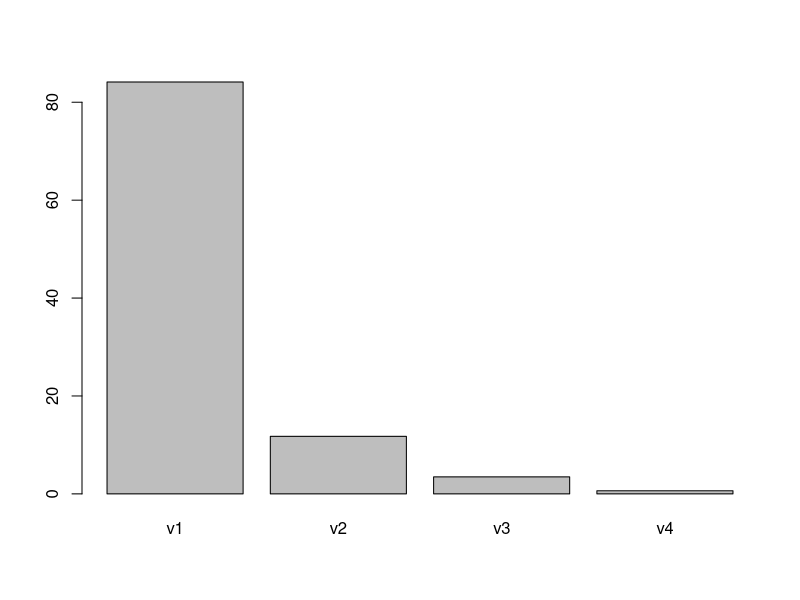
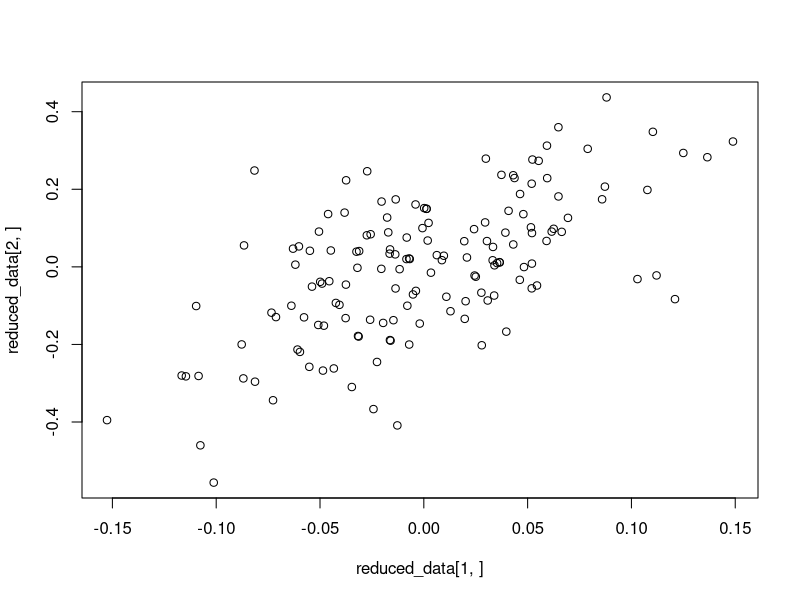
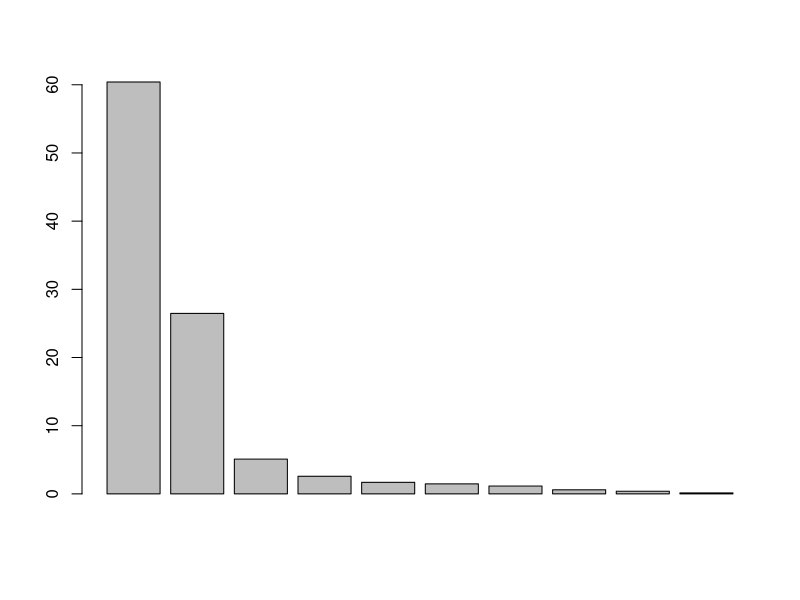
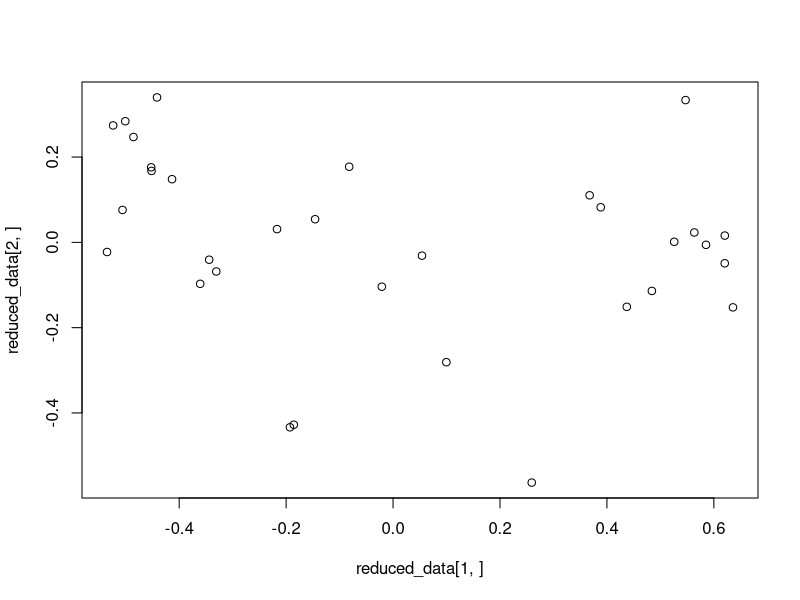
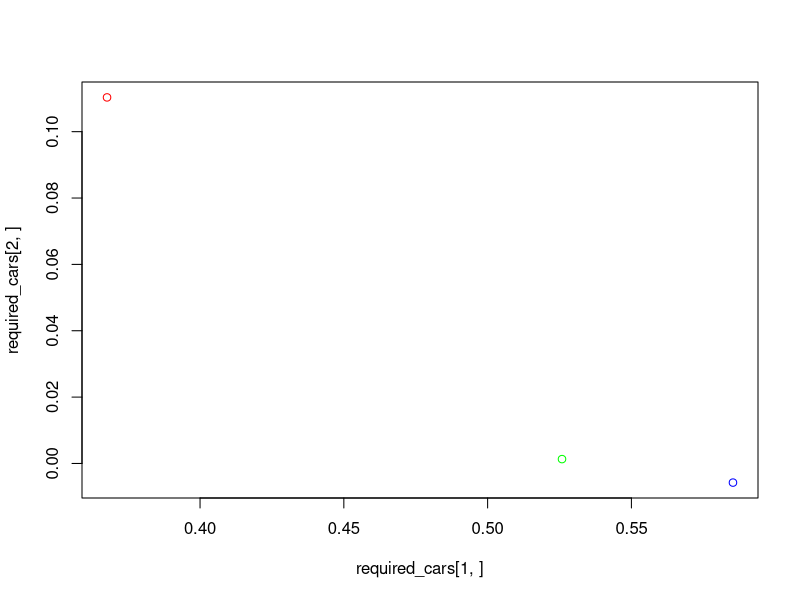

Recreate these plots in R, in order.
# loading dataset
df <- iris

# normalising the data
min_max_norm <- function(x) {
  (x - min(x)) / (max(x) - min(x))
}

df <- as.data.frame(lapply(df[1:4], min_max_norm))
# taking only x values to simulate unsupervised data for unsupervised algo

# creating data matrix
X <- as.matrix(df)

# creating mean matrix
# t means transpose
mu <- colMeans(X)
M <- matrix(data = 0, nrow = nrow(X), ncol = ncol(X))
for (row in 1:dim(X)[1]) {
  M[row, ] <- mu
}
mu
M
# subtracting mean matrix
X_ <- X - M
# covariance matrix
C <- cov(X_)

# eigen vectors and values
e <- eigen(C)

Eigenvectors <- e$vectors
Eigenvalues <- e$values

# finding percent proportions of data
percent_proportion <- 100 * Eigenvalues / sum(Eigenvalues)
barplot(percent_proportion, names.arg = c("v1", "v2", "v3", "v4"))

# reducing dimensions
reduced_data <- Eigenvectors[1:2, ] %*% t(X_)
plot(x = reduced_data[1, ], y = reduced_data[2, ])
reduced_data
Eigenvectors







# exploring mtcars
# loading dataset
df <- mtcars
# mazda 1
# corolla 20
# fiat 18

df <- as.data.frame(lapply(df[2:11], min_max_norm))
# taking only x values to simulate unsupervised data for unsupervised algo

# creating data matrix
X <- as.matrix(data.frame(df))

# creating mean matrix
# t means transpose
mu <- matrix(c(rowSums(t(X)) / dim(X)[1]))
mu <- t(mu)
M <- matrix(data = 0, nrow = dim(X)[1], ncol = dim(X)[2])
for (row in 1:dim(X)[1]) {
  for (col in 1:dim(X)[2]) {
    M[row, col] <- mu[col]
  }
}

# subtracting mean matrix
X_ <- X - M
# covariance matrix
C <- t(X_) %*% X_

# eigen vectors and values
e <- eigen(C)

Eigenvectors <- e$vectors
Eigenvalues <- e$values

# finding percent proportions of data
percent_proportion <- 100 * Eigenvalues / sum(Eigenvalues)
barplot(percent_proportion)

# reducing dimensions
reduced_data <- Eigenvectors[1:2, ] %*% t(X_)
plot(x = reduced_data[1, ], y = reduced_data[2, ])

# finding out for the given cars
required_cars <- reduced_data[, c(1, 18, 20)]
plot(x = required_cars[1, ], y = required_cars[2, ], col = c("red", "blue", "green"))

# mazda RX4 is closer to Toyota corolla than fiat 128
